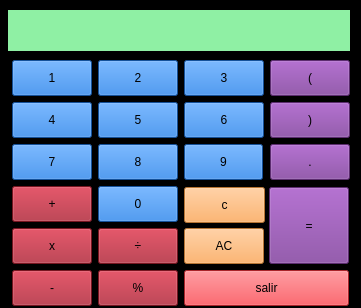
<?xml version="1.0" encoding="UTF-8"?>
<ui version="4.0">
 <class>Form</class>
 <widget class="QWidget" name="Form">
  <property name="geometry">
   <rect>
    <x>0</x>
    <y>0</y>
    <width>361</width>
    <height>308</height>
   </rect>
  </property>
  <property name="windowTitle">
   <string>Calculadora</string>
  </property>
  <property name="styleSheet">
   <string notr="true">background-color: rgb(0, 0, 0);</string>
  </property>
  <widget class="QPushButton" name="boton_1">
   <property name="geometry">
    <rect>
     <x>12</x>
     <y>60</y>
     <width>80</width>
     <height>36</height>
    </rect>
   </property>
   <property name="styleSheet">
    <string notr="true">background-color: rgb(28, 113, 216);
font: 81 italic 17pt &quot;Ubuntu Sans&quot;;</string>
   </property>
   <property name="text">
    <string>1</string>
   </property>
   <property name="shortcut">
    <string>1</string>
   </property>
  </widget>
  <widget class="QPushButton" name="boton_parentesisAbierto">
   <property name="geometry">
    <rect>
     <x>270</x>
     <y>60</y>
     <width>80</width>
     <height>36</height>
    </rect>
   </property>
   <property name="styleSheet">
    <string notr="true">background-color: rgb(129, 61, 156);
font: 81 italic 17pt &quot;Ubuntu Sans&quot;;</string>
   </property>
   <property name="text">
    <string>(</string>
   </property>
   <property name="shortcut">
    <string>(</string>
   </property>
  </widget>
  <widget class="QPushButton" name="boton_2">
   <property name="geometry">
    <rect>
     <x>98</x>
     <y>60</y>
     <width>80</width>
     <height>36</height>
    </rect>
   </property>
   <property name="styleSheet">
    <string notr="true">background-color: rgb(28, 113, 216);
font: 81 italic 17pt &quot;Ubuntu Sans&quot;;</string>
   </property>
   <property name="text">
    <string>2</string>
   </property>
   <property name="shortcut">
    <string>2</string>
   </property>
  </widget>
  <widget class="QPushButton" name="boton_3">
   <property name="geometry">
    <rect>
     <x>184</x>
     <y>60</y>
     <width>80</width>
     <height>36</height>
    </rect>
   </property>
   <property name="styleSheet">
    <string notr="true">background-color: rgb(28, 113, 216);
font: 81 italic 17pt &quot;Ubuntu Sans&quot;;</string>
   </property>
   <property name="text">
    <string>3</string>
   </property>
   <property name="shortcut">
    <string>3</string>
   </property>
  </widget>
  <widget class="QLabel" name="valor">
   <property name="geometry">
    <rect>
     <x>12</x>
     <y>10</y>
     <width>338</width>
     <height>41</height>
    </rect>
   </property>
   <property name="styleSheet">
    <string notr="true">background-color: rgb(143, 240, 164);
font: 63 18pt &quot;URW Bookman&quot;;</string>
   </property>
   <property name="text">
    <string/>
   </property>
   <property name="alignment">
    <set>Qt::AlignRight|Qt::AlignTrailing|Qt::AlignVCenter</set>
   </property>
   <property name="margin">
    <number>3</number>
   </property>
   <property name="indent">
    <number>0</number>
   </property>
  </widget>
  <widget class="QLabel" name="label_2">
   <property name="geometry">
    <rect>
     <x>8</x>
     <y>10</y>
     <width>338</width>
     <height>41</height>
    </rect>
   </property>
   <property name="styleSheet">
    <string notr="true">background-color: rgb(143, 240, 164);
font: 63 18pt &quot;URW Bookman&quot;;</string>
   </property>
   <property name="text">
    <string/>
   </property>
   <property name="alignment">
    <set>Qt::AlignRight|Qt::AlignTrailing|Qt::AlignVCenter</set>
   </property>
   <property name="margin">
    <number>3</number>
   </property>
   <property name="indent">
    <number>0</number>
   </property>
  </widget>
  <widget class="QPushButton" name="boton_C">
   <property name="geometry">
    <rect>
     <x>184</x>
     <y>187</y>
     <width>81</width>
     <height>36</height>
    </rect>
   </property>
   <property name="styleSheet">
    <string notr="true">background-color: rgb(255, 163, 72);
font: 81 italic 17pt &quot;Ubuntu Sans&quot;;</string>
   </property>
   <property name="text">
    <string>c</string>
   </property>
   <property name="shortcut">
    <string>Esc</string>
   </property>
  </widget>
  <widget class="QPushButton" name="boton_AC">
   <property name="geometry">
    <rect>
     <x>184</x>
     <y>228</y>
     <width>80</width>
     <height>36</height>
    </rect>
   </property>
   <property name="styleSheet">
    <string notr="true">background-color: rgb(255, 163, 72);
font: 81 italic 17pt &quot;Ubuntu Sans&quot;;</string>
   </property>
   <property name="text">
    <string>AC</string>
   </property>
   <property name="shortcut">
    <string>Backspace</string>
   </property>
  </widget>
  <widget class="QPushButton" name="boton_9">
   <property name="geometry">
    <rect>
     <x>184</x>
     <y>144</y>
     <width>79</width>
     <height>36</height>
    </rect>
   </property>
   <property name="styleSheet">
    <string notr="true">background-color: rgb(28, 113, 216);
font: 81 italic 17pt &quot;Ubuntu Sans&quot;;</string>
   </property>
   <property name="text">
    <string>9</string>
   </property>
   <property name="shortcut">
    <string>9</string>
   </property>
  </widget>
  <widget class="QPushButton" name="boton_punto">
   <property name="geometry">
    <rect>
     <x>270</x>
     <y>144</y>
     <width>80</width>
     <height>36</height>
    </rect>
   </property>
   <property name="styleSheet">
    <string notr="true">background-color: rgb(129, 61, 156);
font: 81 italic 17pt &quot;Ubuntu Sans&quot;;</string>
   </property>
   <property name="text">
    <string>.</string>
   </property>
   <property name="shortcut">
    <string>.</string>
   </property>
  </widget>
  <widget class="QPushButton" name="boton_divicion">
   <property name="geometry">
    <rect>
     <x>98</x>
     <y>228</y>
     <width>80</width>
     <height>36</height>
    </rect>
   </property>
   <property name="styleSheet">
    <string notr="true">background-color: rgb(165, 29, 45);
font: 81 italic 17pt &quot;Ubuntu Sans&quot;;</string>
   </property>
   <property name="text">
    <string>÷</string>
   </property>
   <property name="shortcut">
    <string>/</string>
   </property>
  </widget>
  <widget class="QPushButton" name="boton_4">
   <property name="geometry">
    <rect>
     <x>12</x>
     <y>102</y>
     <width>80</width>
     <height>36</height>
    </rect>
   </property>
   <property name="styleSheet">
    <string notr="true">background-color: rgb(28, 113, 216);
font: 81 italic 17pt &quot;Ubuntu Sans&quot;;</string>
   </property>
   <property name="text">
    <string>4</string>
   </property>
   <property name="shortcut">
    <string>4</string>
   </property>
  </widget>
  <widget class="QPushButton" name="boton_menos">
   <property name="geometry">
    <rect>
     <x>12</x>
     <y>270</y>
     <width>80</width>
     <height>36</height>
    </rect>
   </property>
   <property name="styleSheet">
    <string notr="true">background-color: rgb(165, 29, 45);
font: 81 italic 17pt &quot;Ubuntu Sans&quot;;</string>
   </property>
   <property name="text">
    <string>-</string>
   </property>
   <property name="shortcut">
    <string>-</string>
   </property>
  </widget>
  <widget class="QPushButton" name="boton_multiplica">
   <property name="geometry">
    <rect>
     <x>12</x>
     <y>228</y>
     <width>80</width>
     <height>36</height>
    </rect>
   </property>
   <property name="styleSheet">
    <string notr="true">background-color: rgb(165, 29, 45);
font: 81 italic 17pt &quot;Ubuntu Sans&quot;;</string>
   </property>
   <property name="text">
    <string>x</string>
   </property>
   <property name="shortcut">
    <string>X</string>
   </property>
  </widget>
  <widget class="QPushButton" name="boton_0">
   <property name="geometry">
    <rect>
     <x>98</x>
     <y>186</y>
     <width>80</width>
     <height>36</height>
    </rect>
   </property>
   <property name="styleSheet">
    <string notr="true">background-color: rgb(28, 113, 216);
font: 81 italic 17pt &quot;Ubuntu Sans&quot;;</string>
   </property>
   <property name="text">
    <string>0</string>
   </property>
   <property name="shortcut">
    <string>0</string>
   </property>
  </widget>
  <widget class="QPushButton" name="boton_salir">
   <property name="geometry">
    <rect>
     <x>184</x>
     <y>270</y>
     <width>165</width>
     <height>36</height>
    </rect>
   </property>
   <property name="styleSheet">
    <string notr="true">background-color: rgb(237, 51, 59);
font: 81 italic 17pt &quot;Ubuntu Sans&quot;;</string>
   </property>
   <property name="text">
    <string>salir</string>
   </property>
  </widget>
  <widget class="QPushButton" name="boton_mas">
   <property name="geometry">
    <rect>
     <x>12</x>
     <y>186</y>
     <width>80</width>
     <height>36</height>
    </rect>
   </property>
   <property name="styleSheet">
    <string notr="true">background-color: rgb(165, 29, 45);
font: 81 italic 17pt &quot;Ubuntu Sans&quot;;</string>
   </property>
   <property name="text">
    <string>+</string>
   </property>
   <property name="shortcut">
    <string>+</string>
   </property>
  </widget>
  <widget class="QPushButton" name="boton_6">
   <property name="geometry">
    <rect>
     <x>184</x>
     <y>102</y>
     <width>80</width>
     <height>36</height>
    </rect>
   </property>
   <property name="styleSheet">
    <string notr="true">background-color: rgb(28, 113, 216);
font: 81 italic 17pt &quot;Ubuntu Sans&quot;;</string>
   </property>
   <property name="text">
    <string>6</string>
   </property>
   <property name="shortcut">
    <string>6</string>
   </property>
  </widget>
  <widget class="QPushButton" name="boton_7">
   <property name="geometry">
    <rect>
     <x>12</x>
     <y>144</y>
     <width>80</width>
     <height>36</height>
    </rect>
   </property>
   <property name="styleSheet">
    <string notr="true">background-color: rgb(28, 113, 216);
font: 81 italic 17pt &quot;Ubuntu Sans&quot;;</string>
   </property>
   <property name="text">
    <string>7</string>
   </property>
   <property name="shortcut">
    <string>7</string>
   </property>
  </widget>
  <widget class="QPushButton" name="boton_5">
   <property name="geometry">
    <rect>
     <x>98</x>
     <y>102</y>
     <width>80</width>
     <height>36</height>
    </rect>
   </property>
   <property name="styleSheet">
    <string notr="true">background-color: rgb(28, 113, 216);
font: 81 italic 17pt &quot;Ubuntu Sans&quot;;</string>
   </property>
   <property name="text">
    <string>5</string>
   </property>
   <property name="shortcut">
    <string>5</string>
   </property>
  </widget>
  <widget class="QPushButton" name="boton_igual">
   <property name="geometry">
    <rect>
     <x>269</x>
     <y>187</y>
     <width>80</width>
     <height>77</height>
    </rect>
   </property>
   <property name="styleSheet">
    <string notr="true">background-color: rgb(129, 61, 156);
font: 81 italic 17pt &quot;Ubuntu Sans&quot;;</string>
   </property>
   <property name="text">
    <string>=</string>
   </property>
   <property name="shortcut">
    <string>=</string>
   </property>
  </widget>
  <widget class="QPushButton" name="boton_8">
   <property name="geometry">
    <rect>
     <x>98</x>
     <y>144</y>
     <width>80</width>
     <height>36</height>
    </rect>
   </property>
   <property name="styleSheet">
    <string notr="true">background-color: rgb(28, 113, 216);
font: 81 italic 17pt &quot;Ubuntu Sans&quot;;</string>
   </property>
   <property name="text">
    <string>8</string>
   </property>
   <property name="shortcut">
    <string>8</string>
   </property>
  </widget>
  <widget class="QPushButton" name="boton_parentesisCerrado">
   <property name="geometry">
    <rect>
     <x>270</x>
     <y>102</y>
     <width>80</width>
     <height>36</height>
    </rect>
   </property>
   <property name="styleSheet">
    <string notr="true">
background-color: rgb(129, 61, 156);
font: 81 italic 17pt &quot;Ubuntu Sans&quot;;</string>
   </property>
   <property name="text">
    <string>)</string>
   </property>
   <property name="shortcut">
    <string>)</string>
   </property>
  </widget>
  <widget class="QPushButton" name="boton_modulo">
   <property name="geometry">
    <rect>
     <x>98</x>
     <y>270</y>
     <width>80</width>
     <height>36</height>
    </rect>
   </property>
   <property name="styleSheet">
    <string notr="true">background-color: rgb(165, 29, 45);
font: 81 italic 17pt &quot;Ubuntu Sans&quot;;</string>
   </property>
   <property name="text">
    <string>%</string>
   </property>
   <property name="shortcut">
    <string>%</string>
   </property>
  </widget>
  <zorder>boton_punto</zorder>
  <zorder>boton_divicion</zorder>
  <zorder>boton_4</zorder>
  <zorder>boton_menos</zorder>
  <zorder>boton_multiplica</zorder>
  <zorder>boton_0</zorder>
  <zorder>boton_salir</zorder>
  <zorder>boton_mas</zorder>
  <zorder>boton_6</zorder>
  <zorder>boton_7</zorder>
  <zorder>boton_5</zorder>
  <zorder>boton_igual</zorder>
  <zorder>boton_8</zorder>
  <zorder>boton_parentesisCerrado</zorder>
  <zorder>boton_modulo</zorder>
  <zorder>label_2</zorder>
  <zorder>boton_1</zorder>
  <zorder>boton_parentesisAbierto</zorder>
  <zorder>boton_2</zorder>
  <zorder>boton_3</zorder>
  <zorder>valor</zorder>
  <zorder>boton_AC</zorder>
  <zorder>boton_9</zorder>
  <zorder>boton_C</zorder>
 </widget>
 <resources/>
 <connections>
  <connection>
   <sender>boton_C</sender>
   <signal>clicked()</signal>
   <receiver>valor</receiver>
   <slot>clear()</slot>
   <hints>
    <hint type="sourcelabel">
     <x>220</x>
     <y>205</y>
    </hint>
    <hint type="destinationlabel">
     <x>181</x>
     <y>46</y>
    </hint>
   </hints>
  </connection>
  <connection>
   <sender>boton_salir</sender>
   <signal>clicked()</signal>
   <receiver>Form</receiver>
   <slot>close()</slot>
   <hints>
    <hint type="sourcelabel">
     <x>256</x>
     <y>289</y>
    </hint>
    <hint type="destinationlabel">
     <x>355</x>
     <y>275</y>
    </hint>
   </hints>
  </connection>
 </connections>
</ui>
